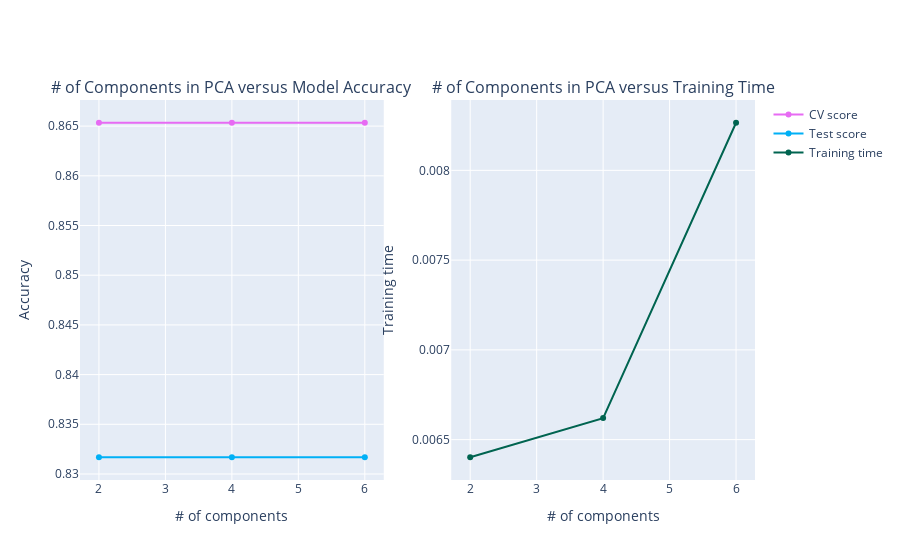

Notebook cell for this chart:
### Markdown cell above
**6. 2. 1. # of components in PCA vs model's precision and training time**

### Code cell
PCA_curves(PCA_cv_score,PCA_test_score,PCA_cv_training_time)

### Figure 1 — Plotly figure (JSON) as saved in the notebook; plotly's stock layout.template omitted (floating-point values rounded to 4 significant figures)
{"data": [{"line": {"color": "rgb(231,107,243)", "width": 2}, "name": "CV score", "type": "scatter", "x": [2, 4, 6], "xaxis": "x", "y": [0.8653, 0.8653, 0.8653], "yaxis": "y"}, {"line": {"color": "rgb(0,176,246)", "width": 2}, "name": "Test score", "type": "scatter", "x": [2, 4, 6], "xaxis": "x", "y": [0.8317, 0.8317, 0.8317], "yaxis": "y"}, {"line": {"color": "rgb(0,100,80)", "width": 2}, "name": "Training time", "type": "scatter", "x": [2, 4, 6], "xaxis": "x2", "y": [0.006402, 0.00662, 0.008265], "yaxis": "y2"}], "layout": {"annotations": [{"font": {"size": 16}, "showarrow": false, "text": "# of Components in PCA versus Model Accuracy", "x": 0.225, "xanchor": "center", "xref": "paper", "y": 1, "yanchor": "bottom", "yref": "paper"}, {"font": {"size": 16}, "showarrow": false, "text": "# of Components in PCA versus Training Time", "x": 0.775, "xanchor": "center", "xref": "paper", "y": 1, "yanchor": "bottom", "yref": "paper"}], "xaxis": {"anchor": "y", "domain": [0, 0.45], "title": {"text": "# of components"}}, "xaxis2": {"anchor": "y2", "domain": [0.55, 1], "title": {"text": "# of components"}}, "yaxis": {"anchor": "x", "domain": [0, 1], "title": {"text": "Accuracy"}}, "yaxis2": {"anchor": "x2", "domain": [0, 1], "title": {"text": "Training time"}}}}
